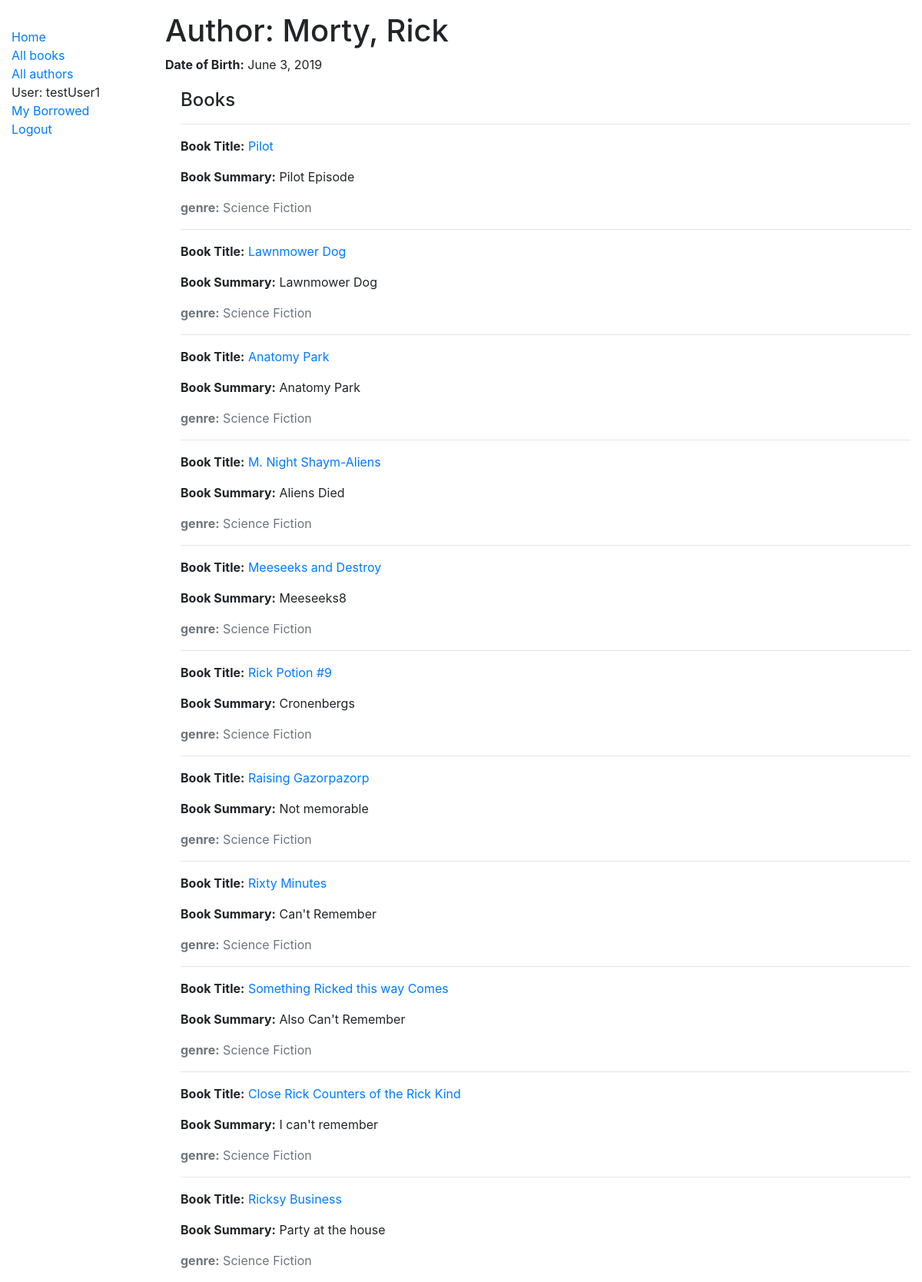
Page /author/1 (signed in) on the committed database.
### catalog/models.py (models this page shows, shortened)
class Author(models.Model):
    first_name = models.CharField(max_length=100)
    last_name = models.CharField(max_length=100)
    date_of_birth = models.DateField(null=True, blank=True)
    date_of_death = models.DateField('died', null=True, blank=True)
    class Meta:
        ordering = ['last_name', 'first_name']

class Book(models.Model):
    title = models.CharField(max_length=200)
    author = models.ForeignKey('Author', on_delete=models.SET_NULL, null=True)
    summary = models.TextField(max_length=1000, help_text="Enter a brief description of the book")
    isbn = models.CharField('ISBN', max_length=13,
                            help_text='13 Character <a href="https://www.isbn-international.org/content/what-isbn'
                                      '">ISBN number</a>')
    genre = models.ManyToManyField(Genre, help_text="Select a genre for this book")
    language = models.ForeignKey('Language', on_delete=models.SET_NULL, null=True)
    def display_genre(self):
        return ', '.join([genre.name for genre in self.genre.all()[:3]])
    display_genre.short_description = 'Genre'
    class Meta:
        ordering = ['id']
    def get_absolute_url(self):
        return reverse('book-detail', args=[str(self.id)])

class Genre(models.Model):
    name = models.CharField(
        max_length=200,
        help_text="Enter a book genre (e.g. Science Fiction, French Poetry etc.)"
        )

### catalog/views.py (the view)
# urls.py: path('author/<int:pk>', views.AuthorDetailView.as_view(), name='author-detail'),
class AuthorDetailView(generic.DetailView):
    model = Author
    """
    def get_context_data(self, **kwargs):
        object_list = Book.objects.filter(author=self.get_object())
        context = super(AuthorDetailView, self).get_context_data(object_list=object_list, **kwargs)
        return context
        """

### catalog/templates/catalog/author_detail.html
{% extends "catalog/base.html" %}
{% block content %}
  <h1>Author: {{ author.last_name }}, {{ author.first_name }}</h1>
  <p><strong>Date of Birth:</strong> {{ author.date_of_birth }}</p>
  <div style="margin-left:20px;margin-top:20px">
    <h4>Books</h4>
    {% for book in author.book_set.all %}
      <hr>
        <p><strong>Book Title:</strong><a href="{{ book.get_absolute_url }}"> {{ book.title }}</a></p>
        <p><strong>Book Summary:</strong> {{ book.summary }}</p>
        <p class="text-muted"><strong>genre:</strong> {{ book.display_genre }}</p>
    {% endfor %}
  </div>
{% endblock %}

### catalog/templates/catalog/base.html (shortened to what this page needs)
<!DOCTYPE html>{% load static %}
<html lang="en">
<head>
  <link rel="stylesheet" href="https://stackpath.bootstrapcdn.com/bootstrap/4.1.3/css/bootstrap.min.css">
  <link rel="stylesheet" href="{% static 'catalog/main.css' %}">
  {% load static %}
</head>
<body>
  <div class="container-fluid mt-3">
    <div class="row">
      <div class="col-sm-2">
      {% block sidebar %}
        <ul class="sidebar-nav">
          <li><a href="{% url 'index' %}">Home</a></li>
          <li><a href="{% url 'books' %}">All books</a></li>
          <li><a href="{% url 'authors' %}">All authors</a></li>
          {% if user.is_authenticated %}
          <li>User: {{ user.get_username }}</li>
          <li><a href="{% url 'my-borrowed' %}">My Borrowed</a></li>
          <li><a href="{% url 'logout'%}?next={{request.path}}">Logout</a></li>
          {% else %}
          <li><a href="{% url 'login'%}?next={{request.path}}">Login</a></li>
          {% endif %}
          </ul>
     {% endblock %}
      </div>
      <div class="col-sm-10 ">
        {% block content %}{% endblock content %}
      </div>
    </div>
  </div>
</body>
</html>

### catalog/static/catalog/main.css (style rules this page uses)
.sidebar-nav { margin-top: 20px; padding: 0; list-style: none; }

### rows in the picture
Author: last_name "Morty", first_name "Rick", date_of_birth "June 3, 2019"
Book: title "Pilot", summary "Pilot Episode", display_genre "Science Fiction"
Book: title "Lawnmower Dog", summary "Lawnmower Dog", display_genre "Science Fiction"
Book: title "Anatomy Park", summary "Anatomy Park", display_genre "Science Fiction"
Book: title "M. Night Shaym-Aliens", summary "Aliens Died", display_genre "Science Fiction"
Book: title "Meeseeks and Destroy", summary "Meeseeks8", display_genre "Science Fiction"
Book: title "Rick Potion #9", summary "Cronenbergs", display_genre "Science Fiction"
Book: title "Raising Gazorpazorp", summary "Not memorable", display_genre "Science Fiction"
Book: title "Rixty Minutes", summary "Can't Remember", display_genre "Science Fiction"
Book: title "Something Ricked this way Comes", summary "Also Can't Remember", display_genre "Science Fiction"
Book: title "Close Rick Counters of the Rick Kind", summary "I can't remember", display_genre "Science Fiction"
Book: title "Ricksy Business", summary "Party at the house", display_genre "Science Fiction"

### other values in the picture
{{ user.get_username }} "testUser1"
